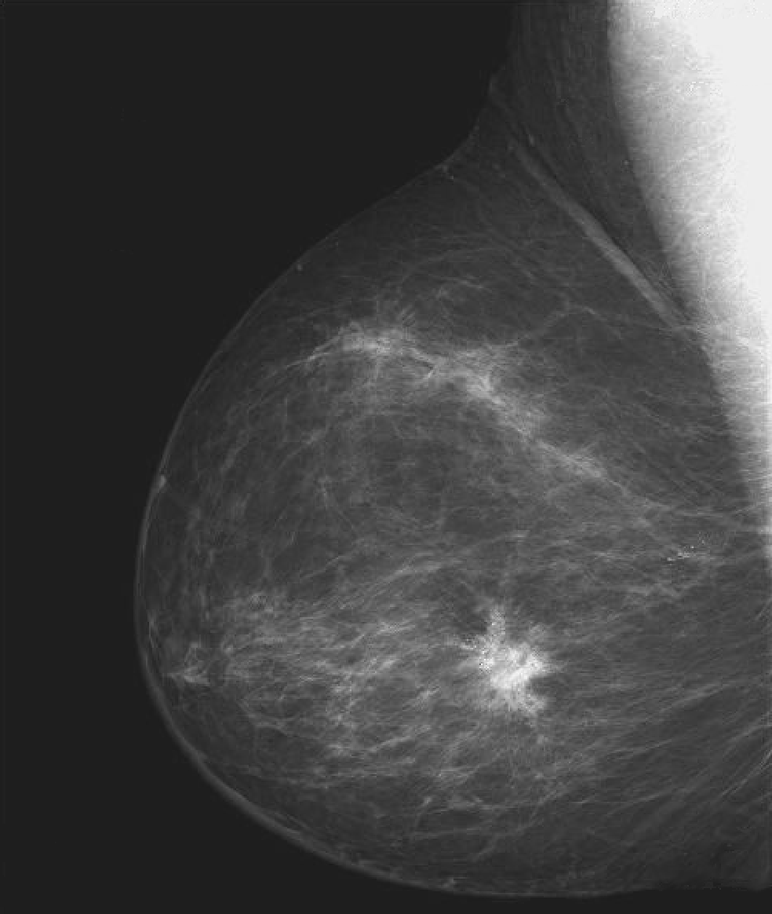
#> input picture Image filtering/image1.tif, 772 x 914 px, shrunk from 984 x 1164 before the run, found by its file name
$ jupyter execute Lab_session_segmentation_kmeans.ipynb
#> lines starting #> are read from the running program, lines starting #| are printed output that depends on the picture; after the words box and inside, x2 and y2 are one past the last pixel; in counts of white or black regions, pixels touching at a corner belong together
<a href="https://colab.research.google.com/github/raulbenitez/Computer_Vision_IP/blob/main/Lab_session_segmentation_kmeans.ipynb" target="_parent"></a>

## Exercise: Object segmentation using k-means clustering

- step 1: Load an Image and visualize
- step 2: Convert to RGB
- step 3: Reshape image matrix as 1d array
- step 4 (exercise): Apply k-means
- step 5 (exercise): Reshape result back as a matrix and visualize
- Step 6 (exercise): Compare k-means (k=2) and Otsu segmentation

Step 1: Load image and visualize

[cell 1]
import skimage as sk # load skimage libraries
from skimage import io
IC = sk.io.imread('image1.tif') # read image using imread function
#> IC is the input picture: shape (914, 772); min 18, max 255, mean 66.6
sk.io.imshow(IC) # visualize image using imshow function
sk.io.show()

Step 2: Convert to grayscale

[cell 2]
IG = sk.color.rgb2gray(IC)

Step 3: Reshape image as 1d array

[cell 3]
# reshape the image as 1d array:
v = IG.reshape(IG.shape[0]*IG.shape[1],1)
v.shape
#> Out = (705608, 1)

Step 4 (exercise):

Step 5 (exercise):

Step 6 (exercise): Compare k-means result with k=2 with Otsu segmentation

[cell 4]
import matplotlib.pyplot as plt
from matplotlib import gridspec
from skimage.filters import threshold_otsu

# Find Otsu's threshold for training image:
threshold_otsu = threshold_otsu(IG)
#> threshold_otsu = 123

# Apply threshold to test image:
I_otsu = IG >= threshold_otsu
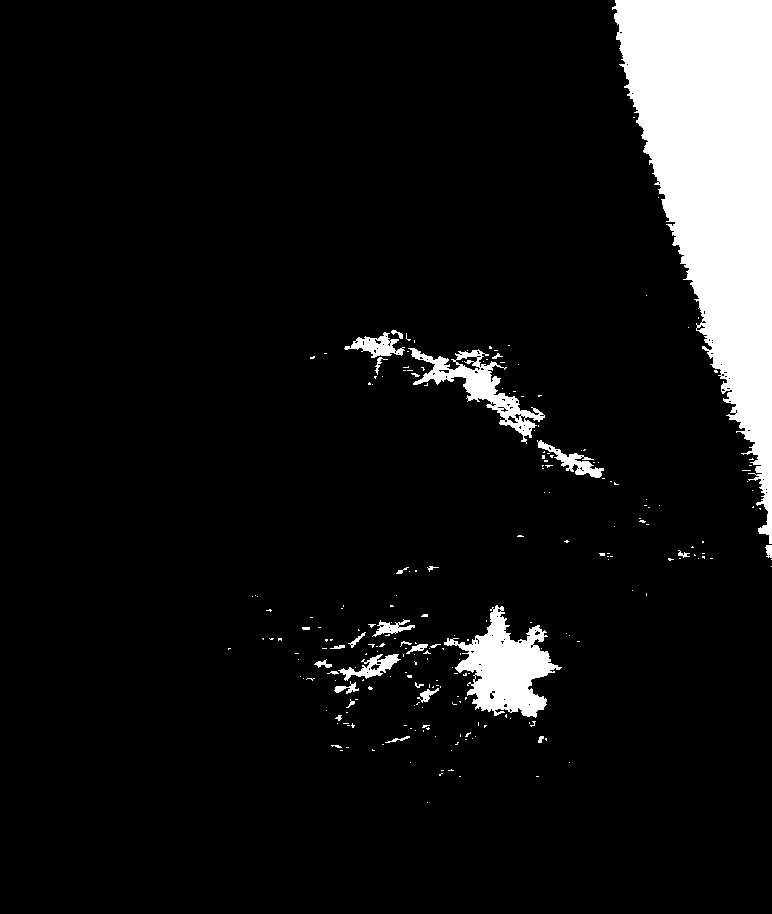
#> I_otsu: shape (914, 772) bool; 8.4% white; 237 white regions (206 under 20 px), largest, box (x1, y1, x2, y2) and area: (612, 0, 772, 544) 45697, (444, 605, 562, 718) 6111, (408, 348, 545, 444) 3088

fig = plt.figure(figsize=(15, 15))
gs = gridspec.GridSpec(2, 2)

ax1 = fig.add_subplot(gs[0,0])
ax1.imshow(IG, cmap=plt.cm.gray)
ax1.set_title('Original Image')
ax1.set_axis_off()

ax2 = fig.add_subplot(gs[0,1])
ax2.imshow(I_otsu, cmap=plt.cm.gray)
ax2.set_title('segmentation (Otsu Threshold T = {})'.format(threshold_otsu))
ax2.set_axis_off()

ax3 = fig.add_subplot(gs[1,:])
ax3.hist(IG.ravel(), bins=256,density=True)
ax3.axvline(threshold_otsu, color='r')
ax3.set_title('Image Histogram and Otsu threshold')
plt.show()
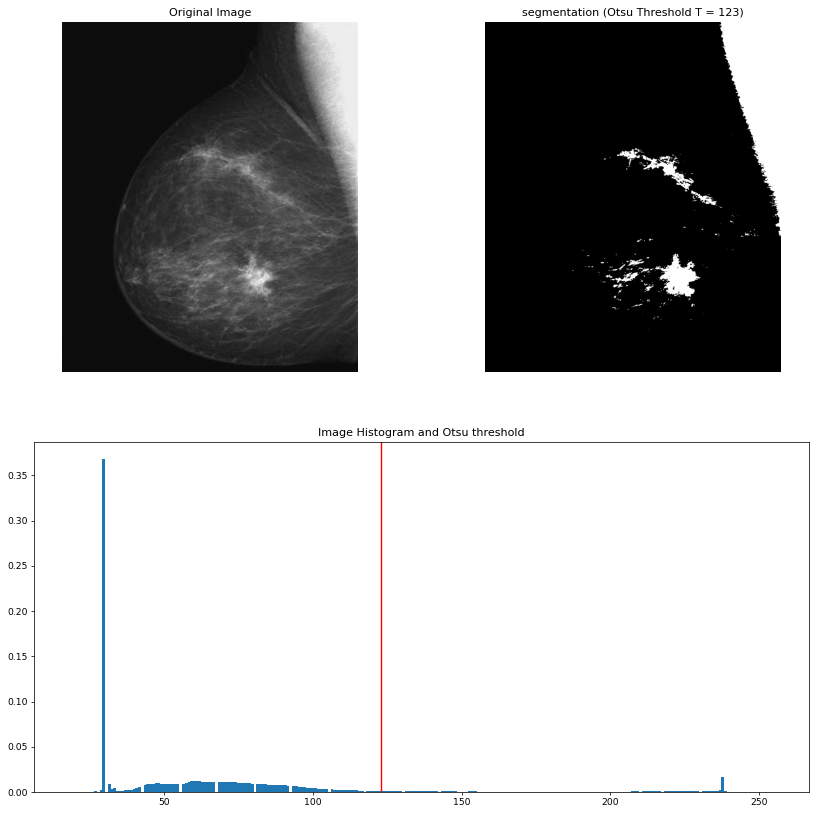
#> figure drawn by matplotlib, 3 panels; panel 3: tallest bar 0.369 high, from x = 29.11 to 30.04

# The k-means algorithm:

[1] Specify the number of clusters $k$ to be found in data.

[2] Set initial values for the cluster centroids $\mu^0_1,\dots,\mu^0_k$ (at random or prior knowledge).

[3] Assign each observation to the nearest cluster (euclidean distance).

[4] Recompute the centroid of each cluster from the assigned observations $\mu^1_1,\dots,\mu^1_k$.

[5] Repeat steps 3-4 until no change in the centroids. Provide final clustering $\mu^n_1,\dots,\mu^n_k$, where $n$ is the number of iterations.

### Introductory Example

k-means with few observations

[cell 5]
import numpy as np
import matplotlib.pylab as plt
D = np.array([[1,3],[3.8,5.2],[0.5,2.9],[0.75,3.1],[4,5],[4.1,4.9]])

fig = plt.figure(figsize=(8,8))
plt.scatter(D[:,0],D[:,1])
plt.axis('equal')
plt.xlabel('x1')
plt.ylabel('x2')
plt.axis('equal')
plt.show()
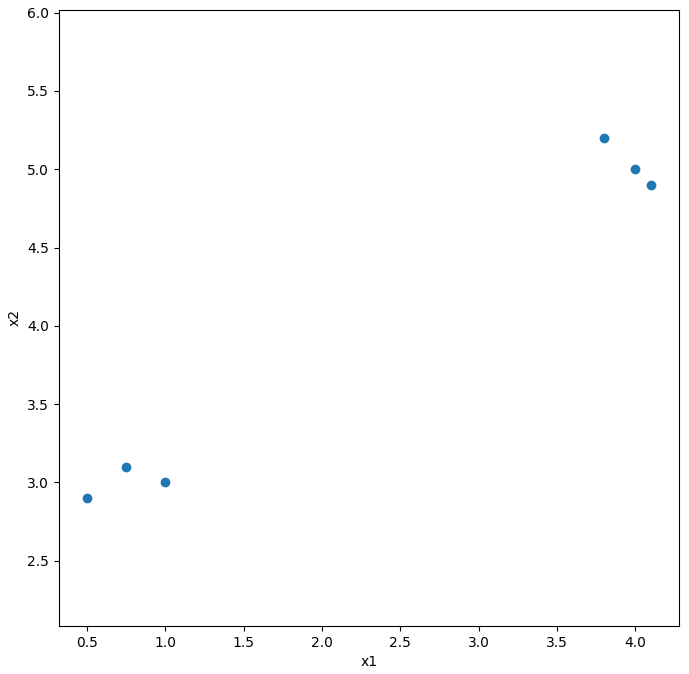
#> figure drawn by matplotlib, 1 panel

[cell 6]
from sklearn.cluster import KMeans
group = KMeans(n_clusters=2).fit_predict(D)
print(group)

[cell 7]
import matplotlib.pylab as plt
import pandas as pd
import seaborn as sns

df = pd.DataFrame(D,columns=['x','y'])
df['kmeans']=group

[cell 8]
fig = plt.figure(figsize=(10,10))
sns.scatterplot(x='x',y='y',hue='kmeans',data=df)
plt.show()
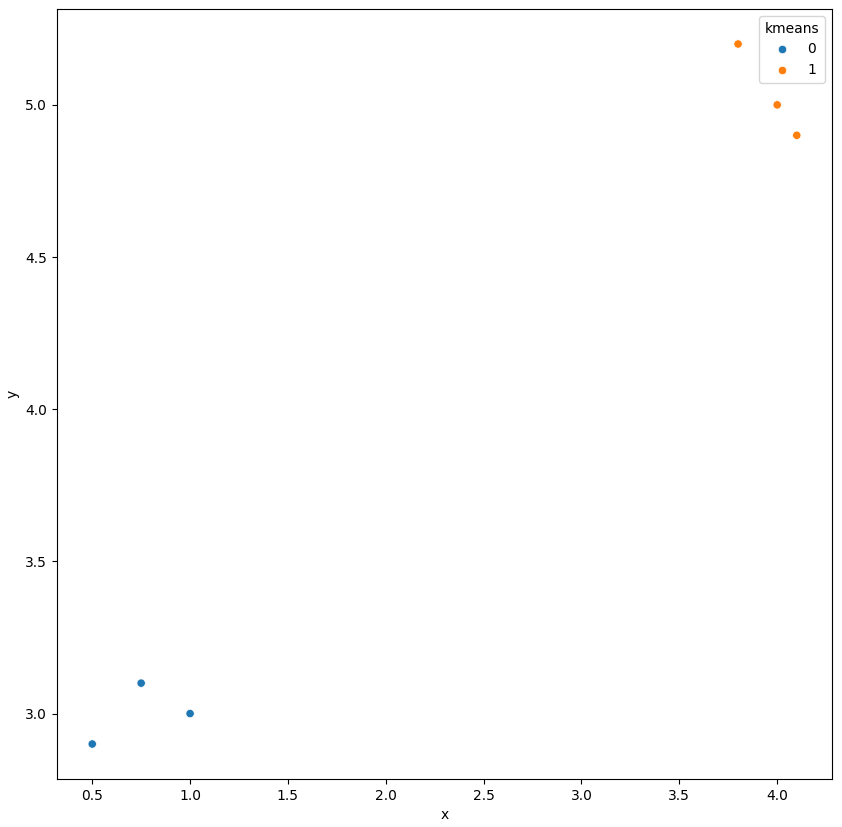
#> figure drawn by matplotlib, 1 panel
